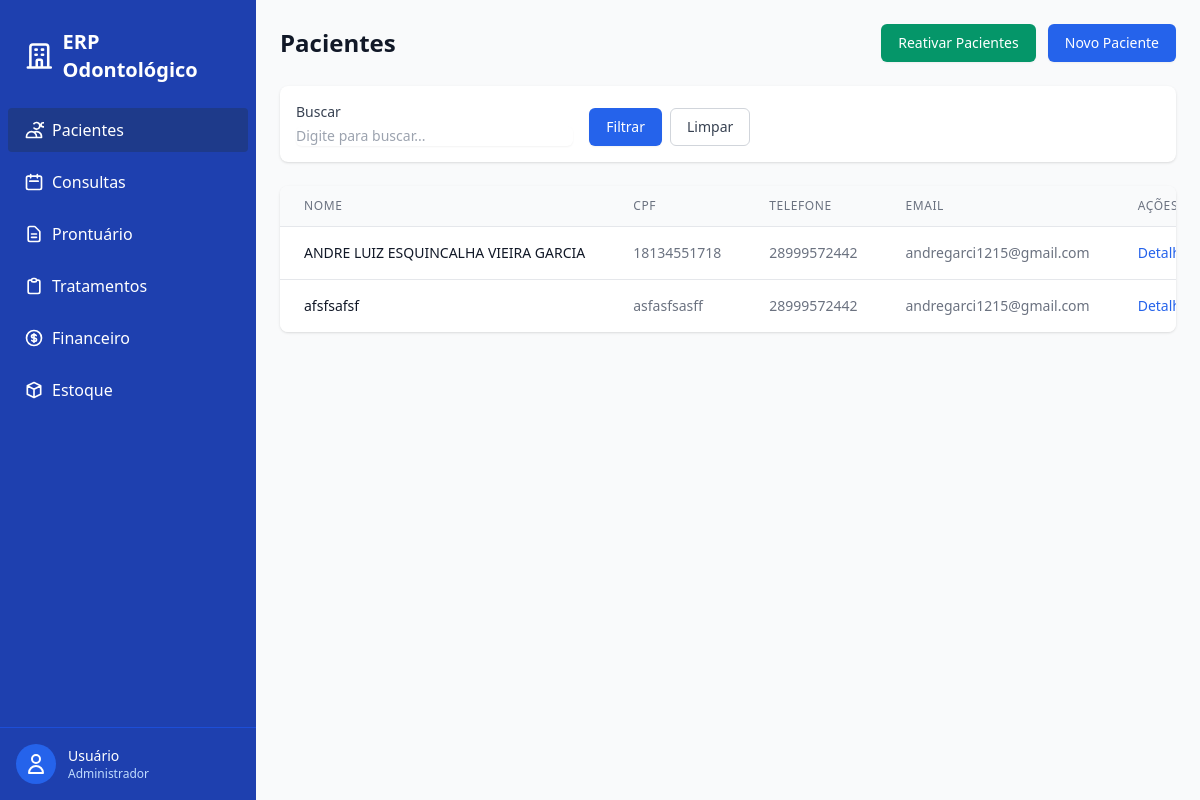
The app's page /pacientes/ (signed in), older data.
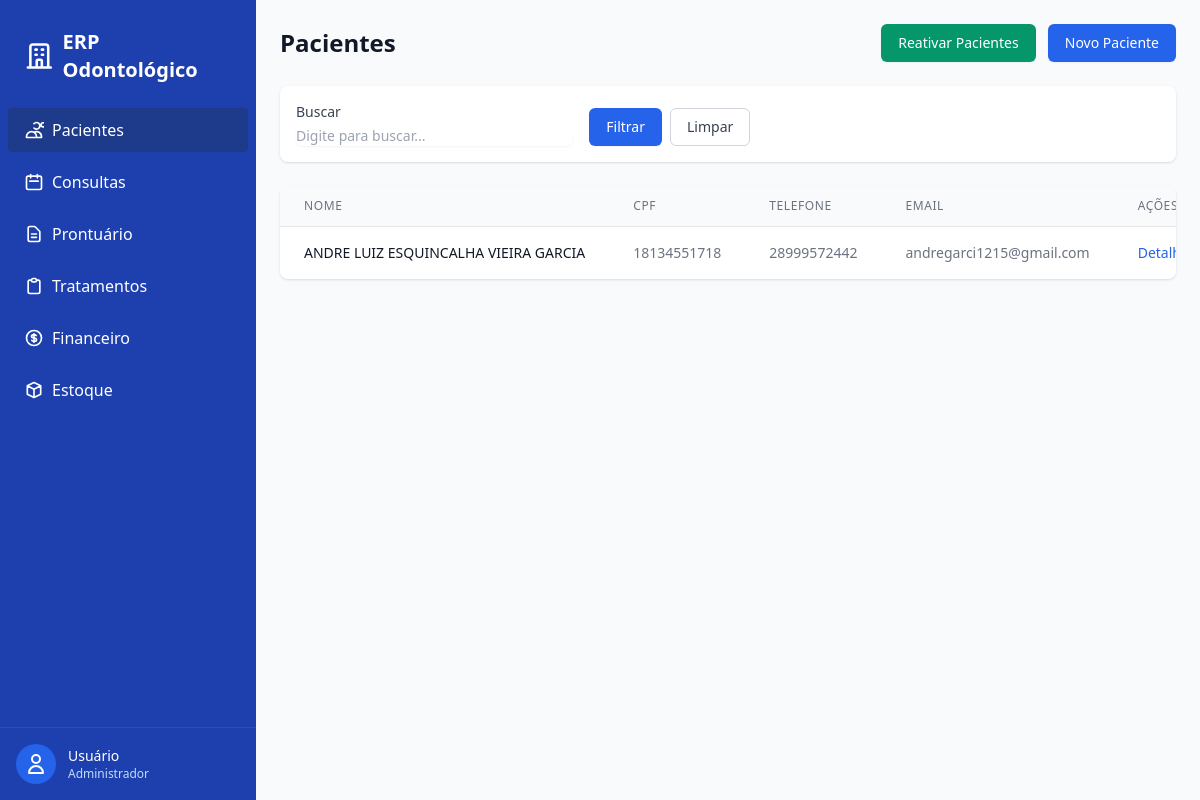
The same page, newer data.
### pacientes/models.py (models this page shows, shortened)
class Paciente(models.Model):
    nome = models.CharField(max_length=250)
    cpf = models.CharField(unique=True)
    data_nascimento = models.DateField()
    telefone = models.CharField()
    email = models.EmailField(blank=True)
    endereco = models.TextField(blank=True)
    is_active = models.BooleanField(default=True)
    deleted_at = models.DateTimeField(null=True, blank=True)
    criado_em = models.DateTimeField(auto_now_add=True)
    atualizado_em = models.DateTimeField(auto_now=True)
    class Meta:
        ordering = ['nome']
        verbose_name = "Paciente"
        verbose_name_plural = "Pacientes"

### pacientes/views.py (the view)
# urls.py: path("", views.PacienteListView.as_view(), name="list"),
class PacienteListView(LoginRequiredMixin, PermissionRequiredMixin, ListView):
    model = Paciente
    template_name = "pacientes/paciente_list.html"
    context_object_name = "pacientes"
    paginate_by = 20
    permission_required = "pacientes.view_paciente"
    def get_queryset(self):
        qs = Paciente.objects.filter(is_active=True)
        q = self.request.GET.get("q", "").strip()
        if q:
            qs = qs.filter(Q(nome__icontains=q) | Q(cpf__icontains=q) | Q(email__icontains=q))
        return qs.order_by("nome")

### templates/pacientes/paciente_list.html (shortened to what this page needs)
{% extends "base.html" %}
{% load static %}
{% block content %}
<div class="mb-6 flex justify-between items-center">
    <h1 class="text-2xl font-bold text-gray-900">Pacientes</h1>
    <div class="space-x-2">
        <a href="{% url 'pacientes:archived_list' %}"
            class="inline-flex items-center px-4 py-2 border border-transparent text-sm font-medium rounded-md shadow-sm text-white bg-emerald-600 hover:bg-emerald-700 focus:outline-none focus:ring-2 focus:ring-offset-2 focus:ring-emerald-500">
            Reativar Pacientes
        </a>
        <a href="{% url 'pacientes:create' %}"
            class="inline-flex items-center px-4 py-2 border border-transparent text-sm font-medium rounded-md shadow-sm text-white bg-blue-600 hover:bg-blue-700 focus:outline-none focus:ring-2 focus:ring-offset-2 focus:ring-blue-500">
            Novo Paciente
        </a>
    </div>
</div>
{% include "partials/_search_filter.html" with additional_filters="" %}
<div class="bg-white shadow overflow-hidden sm:rounded-lg">
    <div class="overflow-x-auto">
        <table class="min-w-full divide-y divide-gray-200">
            <thead class="bg-gray-50">
                <tr>
                    <th scope="col"
                        class="px-6 py-3 text-left text-xs font-medium text-gray-500 uppercase tracking-wider">Nome</th>
                    <th scope="col"
                        class="px-6 py-3 text-left text-xs font-medium text-gray-500 uppercase tracking-wider">CPF</th>
                    <th scope="col"
                        class="px-6 py-3 text-left text-xs font-medium text-gray-500 uppercase tracking-wider">Telefone
                    </th>
                    <th scope="col"
                        class="px-6 py-3 text-left text-xs font-medium text-gray-500 uppercase tracking-wider">Email
                    </th>
                    <th scope="col"
                        class="px-6 py-3 text-left text-xs font-medium text-gray-500 uppercase tracking-wider">Ações
                    </th>
                </tr>
            </thead>
            <tbody class="bg-white divide-y divide-gray-200">
                {% for paciente in pacientes %}
                <tr class="hover:bg-gray-50">
                    <td class="px-6 py-4 whitespace-nowrap">
                        <div class="text-sm font-medium text-gray-900">{{ paciente.nome }}</div>
                    </td>
                    <td class="px-6 py-4 whitespace-nowrap">
                        <div class="text-sm text-gray-500">{{ paciente.cpf }}</div>
                    </td>
                    <td class="px-6 py-4 whitespace-nowrap">
                        <div class="text-sm text-gray-500">{{ paciente.telefone }}</div>
                    </td>
                    <td class="px-6 py-4 whitespace-nowrap">
                        <div class="text-sm text-gray-500">{{ paciente.email }}</div>
                    </td>
                    <td class="px-6 py-4 whitespace-nowrap text-sm font-medium">
                        <a href="{% url 'pacientes:detail' paciente.id %}"
                            class="text-blue-600 hover:text-blue-900 mr-3">Detalhes</a>
                    </td>
                </tr>
                {% empty %}
                <tr>
                    <td colspan="5" class="px-6 py-4 text-center text-sm text-gray-500">
                        Nenhum paciente encontrado.
                    </td>
                </tr>
                {% endfor %}
            </tbody>
        </table>
    </div>
</div>
{% endblock %}

Row changes from the older to the newer data that the page shows:
no longer on this page (row edited): Paciente: nome "afsfsafsf", cpf "asfasfsasff", telefone "28999572442", email "andregarci1215@gmail.com"
